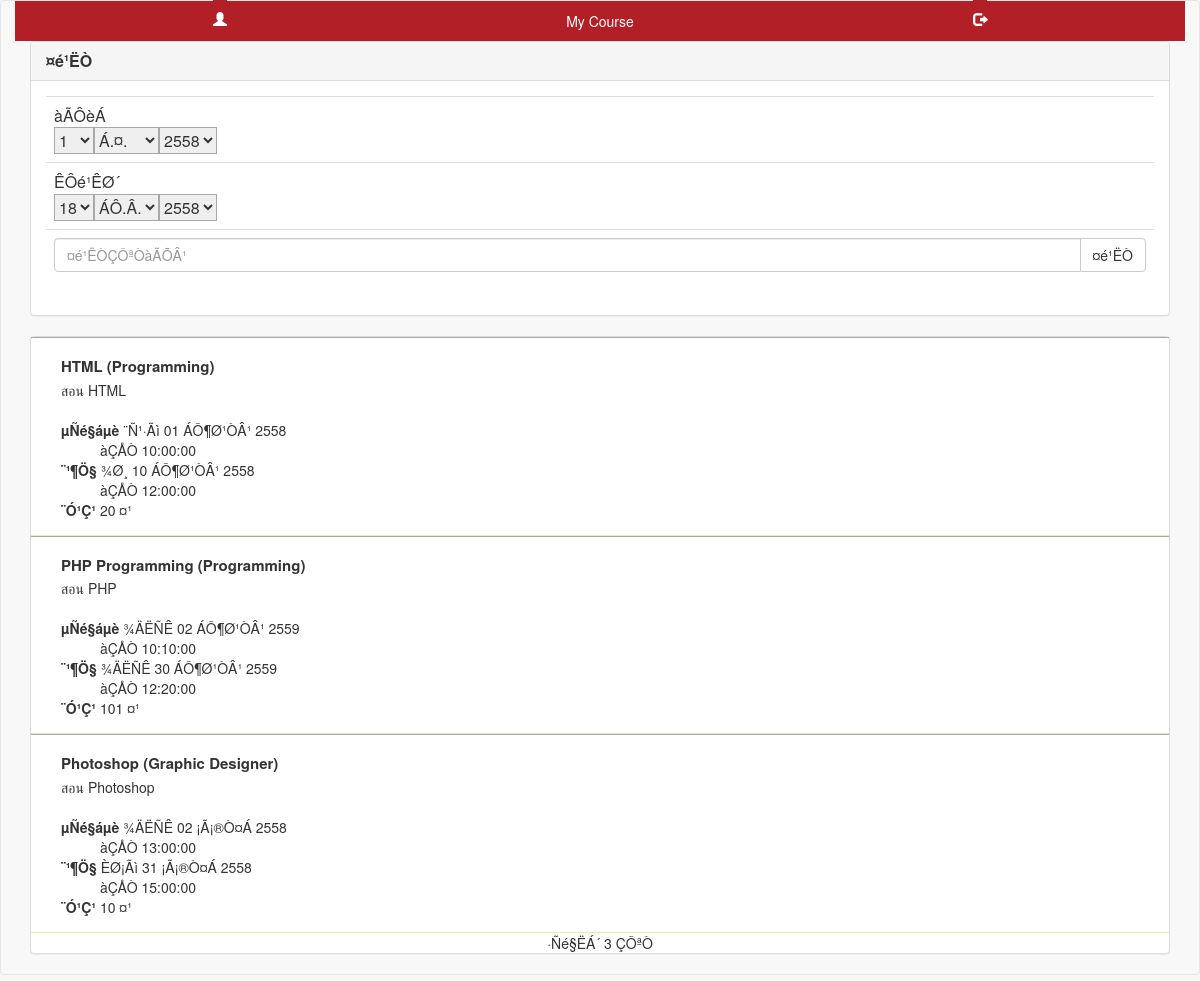
Screenshot of /view/list_course.php (signed in) with the database file from the repository.
### tables this page shows
CREATE TABLE `cms_courses` (
  `ID` int(11) NOT NULL auto_increment,
  `course_cateID` int(11) NOT NULL,
  `create_by_member` int(11) NOT NULL,
  `name` varchar(255) NOT NULL,
  `description` text,
  `date_from` date NOT NULL,
  `date_to` date NOT NULL,
  `time_from` time NOT NULL,
  `time_to` time NOT NULL,
  `number` int(2) NOT NULL,
  `status` char(1) NOT NULL,
  `create` datetime NOT NULL,
  PRIMARY KEY  (`ID`)
);

CREATE TABLE `cms_course_categories` (
  `ID` int(11) NOT NULL auto_increment,
  `name` varchar(255) default NULL,
  PRIMARY KEY  (`ID`)
);

### controller/connect.php (called while the page is built, shortened)
<?php
class dq {
	public function fetch($q) {
		if (mysql_query($q)) {
			$query = mysql_query($q);
			if (mysql_num_rows($query) > 0) {
				while ($f = mysql_fetch_array($query)) {
					$rows[] = $f;
				}
			} else {
				$rows = array("empty");
			}
		} else {
			$rows = array("empty");
		}
		return $rows;
	}
}
?>

### model/data_course.php (the view, shortened to what this page needs)
<?php
require_once("../controller/connect.php");
						?>
                        <?php
class data_course{
	public function select_course_name($memberID , $roleID){
		$data_course = new data_course();
		$sql = "SELECT c.*, cate.name AS category FROM cms_courses AS c, cms_course_categories AS cate WHERE c.course_cateID = cate.ID ".$instructor." ORDER BY `create` DESC";
		return $data_course->list_course_name($sql , $memberID , $roleID);
	}
	public function list_course_name($sql , $memberID , $roleID){
		$db = new dq();
		$data = $db->fetch($sql);
		if($data[0][0] != "empty" && $data[0][0] != "e"){
			$i=0;
			foreach($data as $d){
				$i++;
				echo"
					<div class='list_course_name panel-body'>
					<div class='col-md-8'>
						<div><h3 id='course-".$d['ID']."'> ".$d['name']." (".$d['category'].")</h3></div>
						<div>".$d['description']."</div>
						<br/><b>µÑé§áµè </b>".groupDate($d['date_from'])."<br/>&nbsp;&nbsp;&nbsp;&nbsp;&nbsp;&nbsp;&nbsp;&nbsp;&nbsp;&nbsp;àÇÅÒ ".$d['time_from']."<br/> <b>¨¹¶Ö§</b> ".groupDate($d['date_to'])."<br/>&nbsp;&nbsp;&nbsp;&nbsp;&nbsp;&nbsp;&nbsp;&nbsp;&nbsp;&nbsp;àÇÅÒ ".$d['time_to']."
						<br/><b>¨Ó¹Ç¹ </b>".$d['number']." ¤¹
					</div>
					<div class='col-md-4' style='padding-top:20px'>".$button."</div>
					</div>";
			}
			echo "<div align='center'>·Ñé§ËÁ´ ".$i." ÇÔªÒ</div>";
		}else{
			echo "<div class='list_course_name panel-body' align='center'><h3>äÁèÁÕ¢éÍÁÙÅ</h3></div>";
		}
		return $rows;
	}
}
function groupDate($date){
	$thaiweek=array("ÍÒ·ÔµÂì","¨Ñ¹·Ãì","ÍÑ§¤ÒÃ","¾Ø¸","¾ÄËÑÊ","ÈØ¡Ãì","àÊÒÃì");
	$thaimonth=array("Á¡ÃÒ¤Á","¡ØÁÀÒ¾Ñ¹¸ì","ÁÕ¹Ò¤Á","àÁÉÒÂ¹","¾ÄÉÀÒ¤Á"," ÁÔ¶Ø¹ÒÂ¹","¡Ã¡®Ò¤Á","ÊÔ§ËÒ¤Á","¡Ñ¹ÂÒÂ¹","µØÅÒ¤Á","¾ÄÈ¨Ô¡ÒÂ¹","¸Ñ¹ÇÒ¤Á");
	$d = split("-", $date);
	return $thaiweek[date("w", strtotime(date($date)))]." ".$d[2]." ". $thaimonth[$d[1]-1]." ".($d[0]+543);
}
?>

### view/list_course.php (shortened to what this page needs)
<?php
require_once("../model/data_course.php");
require_once("../model/date_time.php");
$memberID 	= $_SESSION["memberID"];
$roleID 	= $_SESSION["roleID"];
$data_course = new data_course();
?>
<!DOCTYPE html PUBLIC "-//W3C//DTD XHTML 1.0 Transitional//EN"   "http://www.w3.org/TR/xhtml1/DTD/xhtml1-transitional.dtd">
<html xmlns="http://www.w3.org/1999/xhtml">
<head>
<link href="../css/bootstrap/css/bootstrap.min.css" rel="stylesheet">
<link href="../css/my_theme.css" rel="stylesheet"/>
</head>
<body>
<nav class="navbar navbar-default">
<div class="container">
	<div class="row">
        <div class="col-xs-12 col-md-12 navbar-header header-link">
            <div class="col-xs-3 col-md-4" align="center"><a href='../view/profile.php?mode=edit' title="á¡éä¢¢éÍÁÙÅÊèÇ¹µÑÇ"><span class="glyphicon glyphicon-user" aria-hidden="true"></span></a></div>
            <div class="col-xs-6 col-md-4" align="center">My Course</div>
            <div class="col-xs-3 col-md-4" align="center"><a href='#' id="logoutButton" title="ÍÍ¡¨Ò¡ÃÐºº"><span class="glyphicon glyphicon-log-out" aria-hidden="true"></span></a></div>
        </div>
        <div class="col-xs-12 page-spacing">
            <div class="panel panel-default">
             	<div class="panel-heading">
                	<h3 class="panel-title">¤é¹ËÒ</h3>
              	</div>
          		<div class="panel-body">
              	<table class="table">
                    <tr><td colspan="2">
                        <div class="input-group">àÃÔèÁ<br/>
                            <select id="start_day" name="start_day"><?php $date_time->day("1", "01", date("Y")); ?></select>
                            <select id="start_month" name="start_month"><?php $date_time->month("01"); ?></select>
                            <select id="start_year" name="start_year"><?php $date_time->year(date("Y")); ?></select>
                        </div>
                    </td></tr>
                    <tr><td colspan="2">
                        <div class="input-group">ÊÔé¹ÊØ´<br/>
                            <select id="end_day" name="end_day"><?php $date_time->day(date("d"), date("m"), date("Y")); ?></select>
                            <select id="end_month" name="end_month"><?php $date_time->month(date("m")); ?></select>
                            <select id="end_year" name="end_year"><?php $date_time->year(date("Y")); ?></select>
                        </div>
                    </td></tr>
                    <tr><td colspan="2">
                    	<div class="input-group">
                          <input type="text" class="form-control inputBox" id="search_course_name" name="search_course_name" placeholder="¤é¹ËÒÇÔªÒàÃÕÂ¹">
                          <span class="input-group-btn">
                            <button class="btn btn-default" type="button" id="searchButton">¤é¹ËÒ</button>
                          </span>
                        </div>
                    </td></tr>
             	</table>
           		</div>
            </div>
            <div id="course_name" class="panel panel-default"><?php $course_name = $data_course->select_course_name($memberID , $roleID); ?></div>
        </div>
    </div>
 </div>
</nav>
</body>
</html>

### model/date_time.php (shortened to what this page needs)
<?php
class date_time{
	public function day($current_day, $month , $year) {
		$day = date( "t", strtotime($year."-".$month."-01") );
		for($d=1 ; $d <= $day ; $d++){
			if($current_day == $d){
				echo "<option value='".$d."' selected='selected'>".$d."</option>";
			}else{
				echo "<option value='".$d."'>".$d."</option>";
			}
		}
	}
	public function month($current_month) {
		if($current_month == "01") $year .= "<option value='01' selected='selected'>Á.¤.</option>"; 		else $year .= "<option value='01'>Á.¤.</option>";
		if($current_month == "02") $year .= "<option value='02' selected='selected'>¡.¾.</option>"; 	else $year .= "<option value='02'>¡.¾.</option>";
		if($current_month == "03") $year .= "<option value='03' selected='selected'>ÁÕ.¤.</option>"; 		else $year .= "<option value='03'>ÁÕ.¤</option>";
		if($current_month == "04") $year .= "<option value='04' selected='selected'>àÁ.Â.</option>"; 		else $year .= "<option value='04'>àÁ.Â.</option>";
		if($current_month == "05") $year .= "<option value='05' selected='selected'>¾.¤.</option>"; 		else $year .= "<option value='05'>¾.¤.</option>";
		if($current_month == "06") $year .= "<option value='06' selected='selected'>ÁÔ.Â.</option>"; 	else $year .= "<option value='06'>ÁÔ.Â.</option>";
		if($current_month == "07") $year .= "<option value='07' selected='selected'>¡.¤.</option>"; 		else $year .= "<option value='07'>¡.¤.</option>";
		if($current_month == "08") $year .= "<option value='08' selected='selected'>Ê.¤.</option>"; 		else $year .= "<option value='08'>Ê.¤.</option>";
		if($current_month == "09") $year .= "<option value='09' selected='selected'>¡.Â.</option>"; 		else $year .= "<option value='09'>¡.Â.</option>";
		if($current_month == "10") $year .= "<option value='10' selected='selected'>µ.¤.</option>"; 		else $year .= "<option value='10'>µ.¤.</option>";
		if($current_month == "11") $year .= "<option value='11' selected='selected'>¾.Â.</option>"; 	else $year .= "<option value='11'>¾.Â.</option>";
		if($current_month == "12") $year .= "<option value='12' selected='selected'>¸.¤.</option>"; 		else $year .= "<option value='12'>¸.¤.</option>";
		echo $year;
	}
	public function year($year) {
		for($y=$year-1 ; $y <= $year+2 ; $y++){
			if($y == $year){
				echo "<option value='".$y."' selected='selected'>".($y+543)."</option>";
			}else{
				echo "<option value='".$y."'>".($y+543)."</option>";
			}
		}
	}
}
?>

### css/my_theme.css (style rules this page uses)
body { background-color:#faf7f2; }
button { background-color:#396b9e; border:#013f64 solid 1px; color:#FFF; cursor:pointer; }
input, select { border:#a8a8a8 solid 1px; }
h3 { font-size:15px; padding:0px; margin-top:5px; margin-bottom:5px; font-weight:bold; }
.list_course_name { border-top:#aba9aa solid 1px; border-bottom:#e9e7b9 solid 1px; }
.header-link, .header-link a { color:#FFF; height:40px; background-color:#b21f27; padding-top:10px; }

### rows the page displays
cms_courses: name "HTML", cms_course_categories.name "Programming", description "สอน HTML", date_from "¨Ñ¹·Ãì 01 ÁÔ¶Ø¹ÒÂ¹ 2558", time_from "10:00:00", date_to "¾Ø¸ 10 ÁÔ¶Ø¹ÒÂ¹ 2558", time_to "12:00:00", number "20"
cms_courses: name "PHP Programming", cms_course_categories.name "Programming", description "สอน PHP", date_from "¾ÄËÑÊ 02 ÁÔ¶Ø¹ÒÂ¹ 2559", time_from "10:10:00", date_to "¾ÄËÑÊ 30 ÁÔ¶Ø¹ÒÂ¹ 2559", time_to "12:20:00", number "101"
cms_courses: name "Photoshop", cms_course_categories.name "Graphic Designer", description "สอน Photoshop", date_from "¾ÄËÑÊ 02 ¡Ã¡®Ò¤Á 2558", time_from "13:00:00", date_to "ÈØ¡Ãì 31 ¡Ã¡®Ò¤Á 2558", time_to "15:00:00", number "10"

### other values shown
$i "3"
form field start_day "1"
form field start_year "2558"
form field end_day "18"
form field end_year "2558"
